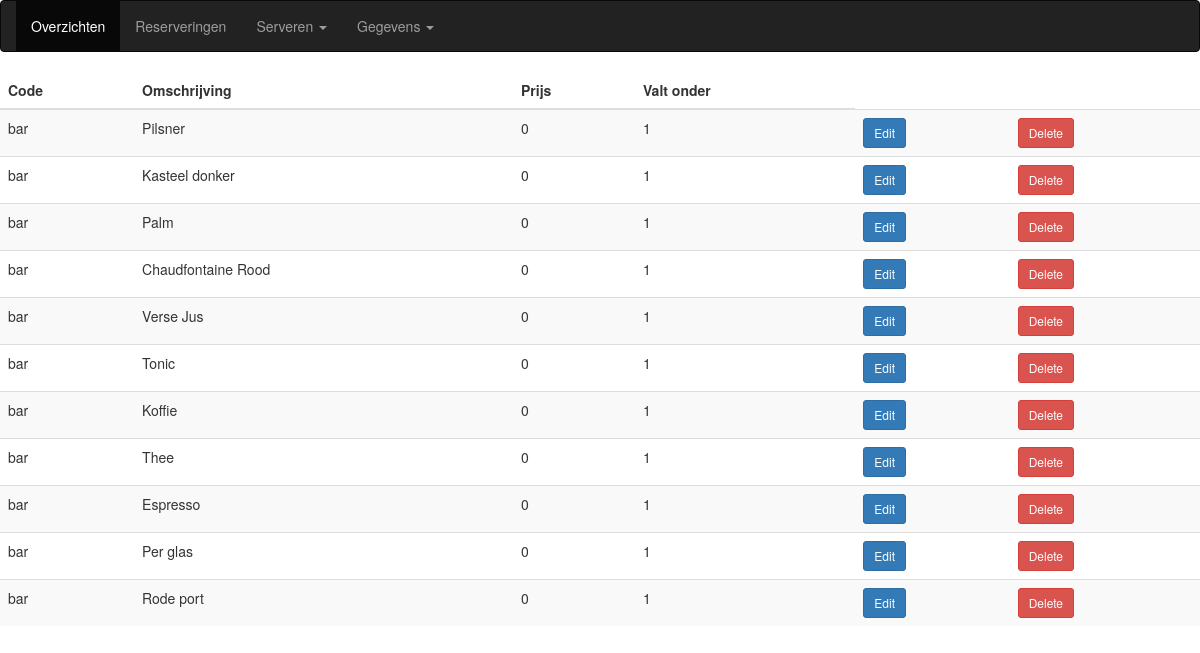
Screenshot of /drinken.php with the database file from the repository.
### tables this page shows
CREATE TABLE `menuitems` (
  `menuitemsID` int(11) NOT NULL,
  `code` varchar(4) DEFAULT NULL,
  `naam` varchar(30) DEFAULT NULL,
  `gerechtsoortenID_ph` int(11) DEFAULT NULL,
  `prijs` int(11) NOT NULL
);

CREATE TABLE `gerechtsoorten` (
  `gerechtsoortenID` int(11) NOT NULL,
  `code` varchar(3) DEFAULT NULL,
  `naam` varchar(20) DEFAULT NULL,
  `gerechtscategorienID_ph` int(11) DEFAULT NULL
);

### database.php (called while the page is built, shortened)
<?php
class DB{
    private $pdo;
    public function __construct($host, $user, $pass, $db, $charset){
        $this->host = $host;
        $this->user = $user;
        $this->pass = $pass;
        $this->db = $db;
        $this->charset = $charset;
        try{
            $dsn = 'mysql:host='. $this->host.';dbname='.$this->db.';charset='.$this->charset;
            $this->pdo = new PDO($dsn, $this->user, $this->pass);
            $this->pdo->setAttribute(PDO::ATTR_ERRMODE, PDO::ERRMODE_EXCEPTION);
            return $this->pdo;
        }
        catch(\PDOException $e){
            echo "Connection Failed: ".$e->getMessage();
        }
    }
                public function showDrank(){
                    try {
                    $query = "SELECT * FROM gerechtsoorten JOIN menuitems ON gerechtsoorten.gerechtsoortenID = menuitems.gerechtsoortenID_ph WHERE gerechtscategorienID_ph = 1";
                    $prep = $this->pdo->prepare($query);
                    $prep->execute();
                    $rows = $prep->fetchAll(PDO::FETCH_ASSOC);
                         return $rows;
                     } catch (\Throwable $th) {
                          throw $th;
                     }
                }
}

### drinken.php (the view, shortened to what this page needs)
<?php
include_once 'database.php';
$db = new DB('localhost', 'root', '', 'restaurant', 'utf8mb4');
$drinken = $db->showDrank();
?>
<!DOCTYPE html>
<html lang="en">
<head>
  <link rel="stylesheet" href="https://maxcdn.bootstrapcdn.com/bootstrap/3.4.1/css/bootstrap.min.css">
</head>
<body>
<nav class="navbar navbar-inverse">
  <div class="container-fluid">
    <ul class="nav navbar-nav">
      <li class="active"><a href="overzichten.php">Overzichten</a></li>
      <li><a href="reserveren.php">Reserveringen</a></li>
      <li class="dropdown"><a class="dropdown-toggle" data-toggle="dropdown" href="#">Serveren <span class="caret"></span></a>
        <li class="dropdown"><a class="dropdown-toggle" data-toggle="dropdown" href="#">Gegevens <span class="caret"></span></a>
      </li>
    </ul>
  </div>
</nav>
  <div id="horizontal">
    <main>
        <table class="table table-striped" id="overzicht">
            <thead class="thead-dark">
                <tr>
                    <th scope="col">Code</th>
                    <th scope="col">Omschrijving</th>
                    <th scope="col">Prijs</th>
                    <th scope="col">Valt onder</th>
                </tr>
            </thead>
            <tbody>
                <?php foreach ($drinken as $drink): ?>
                    <tr>
                        <td><?php echo $drink["code"]; ?></td>
                        <td><?php echo $drink["naam"];?></td>
                        <td><?php echo $drink["prijs"];?></td>
                        <td><?php echo $drink["gerechtscategorienID_ph"];?></td>
                        <td class="noExl">
                            <a class="btn btn-primary mr-2 btn-sm" href="editdrinken.php?id=<?php echo $drink["klantenID"]; ?>">Edit</a>
                        </td>
                        <td class="noExl">
                            <a class="btn btn-danger mr-2 btn-sm" href="deletedrinken.php?id=<?php echo $drink["klantenID"]; ?>">Delete</a>
                        </td>
                    </tr>
                <?php endforeach; ?>
            </tbody>
        </table>
    </main>
</body>
</html>

### rows the page displays
menuitems: code "bar", naam "Pilsner", prijs "0", gerechtsoortenID_ph.gerechtscategorienID_ph "1"
menuitems: code "bar", naam "Kasteel donker", prijs "0", gerechtsoortenID_ph.gerechtscategorienID_ph "1"
menuitems: code "bar", naam "Palm", prijs "0", gerechtsoortenID_ph.gerechtscategorienID_ph "1"
menuitems: code "bar", naam "Chaudfontaine Rood", prijs "0", gerechtsoortenID_ph.gerechtscategorienID_ph "1"
menuitems: code "bar", naam "Verse Jus", prijs "0", gerechtsoortenID_ph.gerechtscategorienID_ph "1"
menuitems: code "bar", naam "Tonic", prijs "0", gerechtsoortenID_ph.gerechtscategorienID_ph "1"
menuitems: code "bar", naam "Koffie", prijs "0", gerechtsoortenID_ph.gerechtscategorienID_ph "1"
menuitems: code "bar", naam "Thee", prijs "0", gerechtsoortenID_ph.gerechtscategorienID_ph "1"
menuitems: code "bar", naam "Espresso", prijs "0", gerechtsoortenID_ph.gerechtscategorienID_ph "1"
menuitems: code "bar", naam "Per glas", prijs "0", gerechtsoortenID_ph.gerechtscategorienID_ph "1"
menuitems: code "bar", naam "Rode port", prijs "0", gerechtsoortenID_ph.gerechtscategorienID_ph "1"
